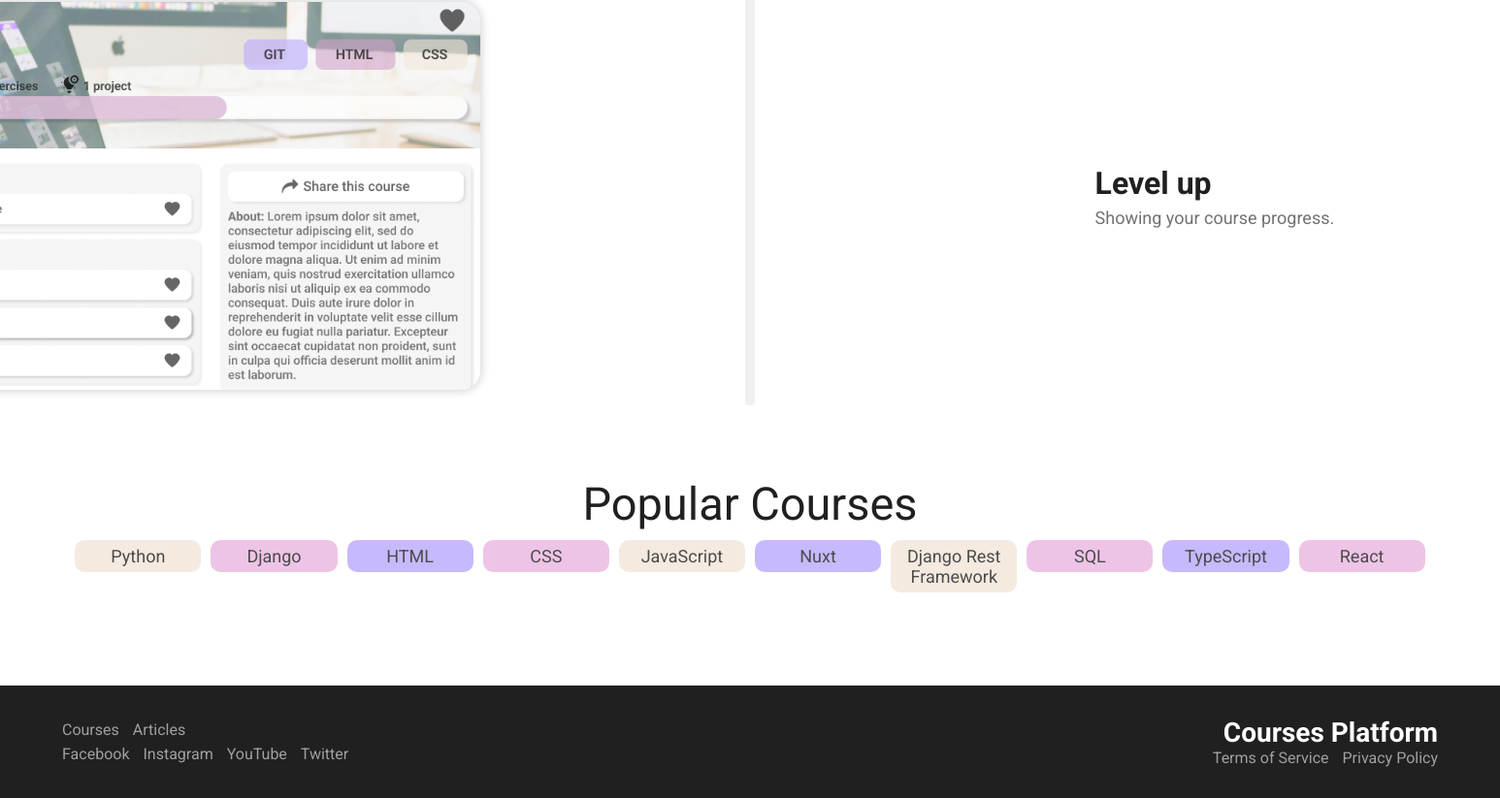
The app's page / (lower part), older data.
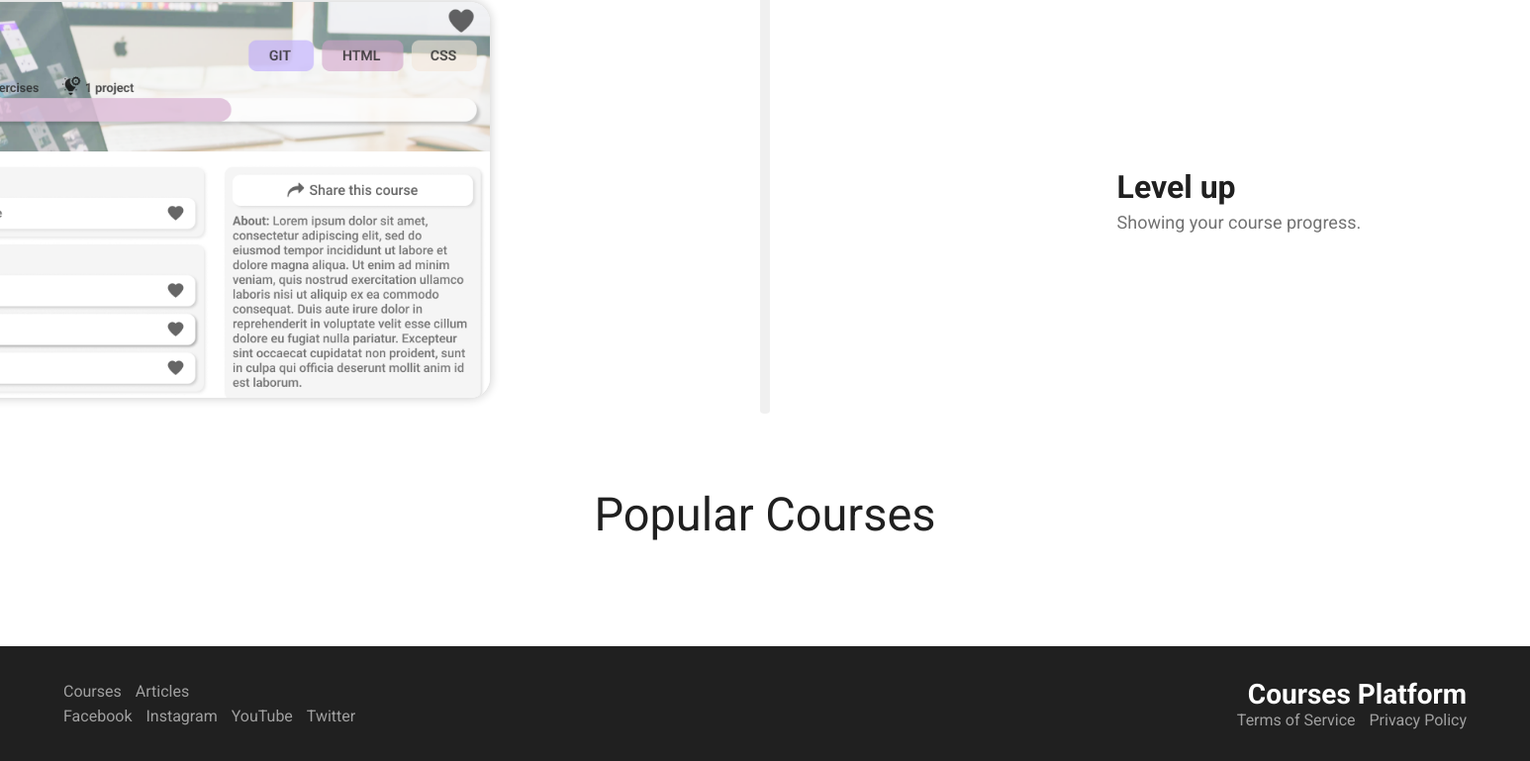
The same page, newer data.
### course/models.py (models this page shows, shortened)
class Tag(models.Model):
    name = models.CharField(max_length=100)

### user/views/main.py (the view)
# urls.py: path('', main.dashboard, name='dashboard'),
def dashboard(request):
    if request.user.is_authenticated:
        courses = []
        for course in Course.objects.all():
            if len(courses) < 3:
                if request.user in course.users_who_registered.all():
                    courses.append(course)
        return render(request, 'auth/dashboard.html', {
            'courses': courses,
        })
    else:
        tags = Tag.objects.filter(course__isnull=False).distinct()
        return render(request, 'auth/index.html', {
            'tags': tags,
        })

### user/templates/auth/index.html (shortened to what this page needs)
{% include 'main.html' %}
{% block title %}
    <link rel="stylesheet" href="/static/css/index.css">
{% endblock title %}
{% block content %}
<div class="content">
    <div class="about">
        <div class="about__content">
            <div class="about__content__line">
            </div>
            <div class="about__content__left">
                <div class="card card3">
                    <img src="/static/index/image2.png" alt="image 3">
                </div>
                <div class="card__desc">
                    <h2>Level up</h2>
                    <p>Showing your course progress.</p>
                </div>
            </div>
        </div>
    </div>
</div>
<div class="collection">
    <div class="title">Popular Courses</div>
   <div class="collection__titles">
    {% for tag in tags %}
        <div class="tag" style="background-color: {% if forloop.counter|divisibleby:3 %}#BBA8FD{% elif forloop.counter|divisibleby:2 %}#EAB6E1{% else %}#F2E6D9{% endif %}">
            {{ tag.name }}
        </div>
    {% endfor %}
   </div>
   <div class="page__content__courses" id='ShowAllCourses'></div>
</div>
<footer class="footer">
    <div class="footer__left">
        <div class="">
            <a href="/courses">Courses</a>
            <a href="/articles">Articles</a>
        </div>
        <div class="">
            <a href="">Facebook</a>
            <a href="">Instagram</a>
            <a href="">YouTube</a>
            <a href="">Twitter</a>
        </div>
    </div>
    <div class="footer__right">
        <div class="">
            <h2>Courses Platform</h2>
        </div>
        <div class="">
            <a href="/terms-of-service">Terms of Service</a>
            <a href="/privacy-policy">Privacy Policy</a>
        </div>
    </div>
</footer>
{% endblock content %}

Row changes from the older to the newer data that the page shows:
removed Tag: name "Python"
removed Tag: name "Django"
removed Tag: name "HTML"
removed Tag: name "CSS"
removed Tag: name "JavaScript"
removed Tag: name "Nuxt"
removed Tag: name "Django Rest Framework"
removed Tag: name "SQL"
removed Tag: name "TypeScript"
removed Tag: name "React"
